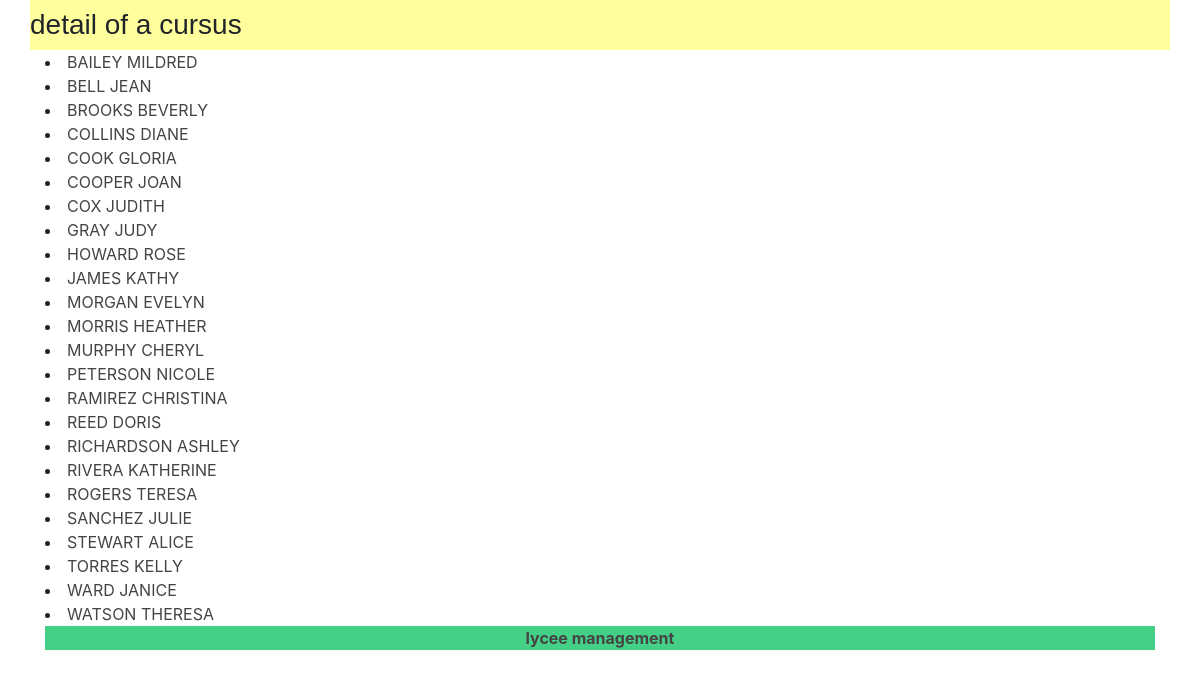
Before: /lycee/9 with the older database file.
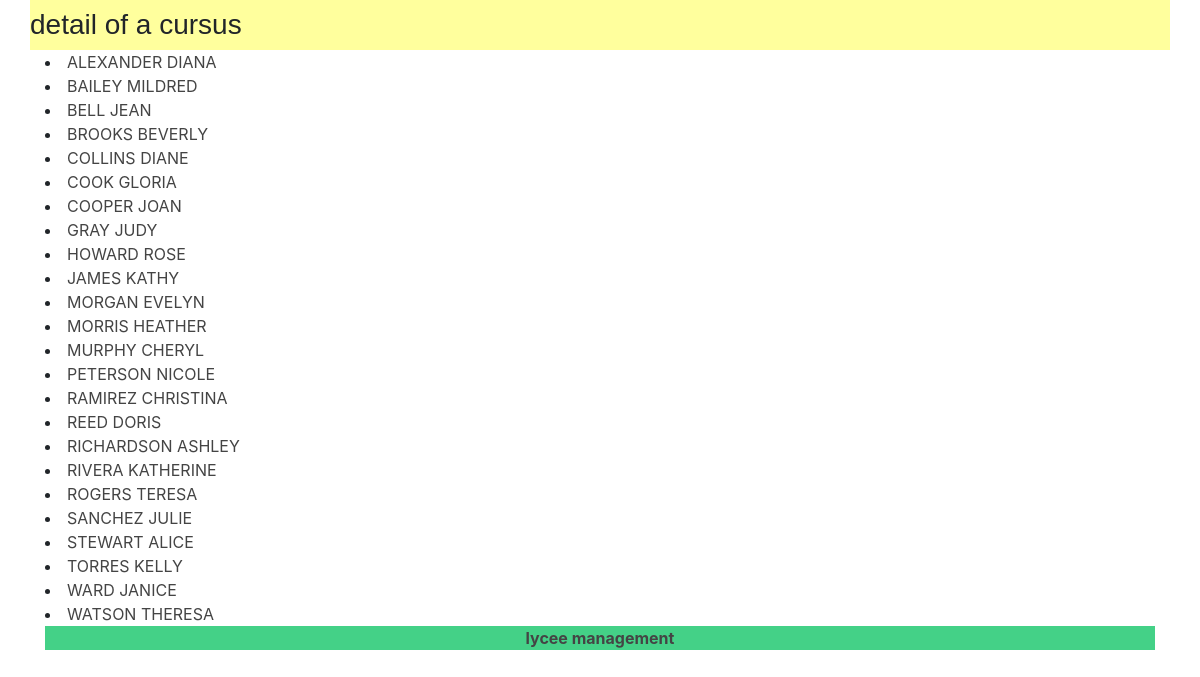
After: the same page with the newer database file.
### lycee/models.py (models this page shows)
class Student(models.Model):
  first_name = models.CharField(
    max_length=50,
    blank=False,
    null=False
    )
  birth_date = models.DateField(
    verbose_name='date of birth',
    blank=False,
    null=False
    )

### lycee/views.py (the view)
# urls.py: path('lycee/<int:cursus_id>',views.detail_cursus,name='detail_cursus'),
def detail_cursus(request,cursus_id):
  result_list = Student.objects.filter(cursus=cursus_id).order_by('last_name')
  context = {
    'liste' : result_list,
  }
  return render(request,'lycee/detail_cursus.html',context)

### lycee/templates/lycee/detail_cursus.html (shortened to what this page needs)
{% extends "master.html" %}
{% load static %}
{% if liste %}
  {% block title %}
    <h3>detail of a cursus</h3>
  {% endblock %}
  {% block content %}
    <div class="container">
      {% for student in liste %}
        <div class="row">
          <div class = "col">
            <li> <a href="student/{{student.id }}">{{student.last_name}} {{student.first_name}}</li>
          </div>
        </div>
      {% endfor %}
    </div>
  {% endblock %}
{% else %}
  <p> No cursus to show .</p>
{% endif %}

Changed rows visible on the page:
no longer on this page (row edited): Student: last_name "COX", first_name "JUDITH"
now on this page (row edited): Student: last_name "ALEXANDER", first_name "DIANA"
